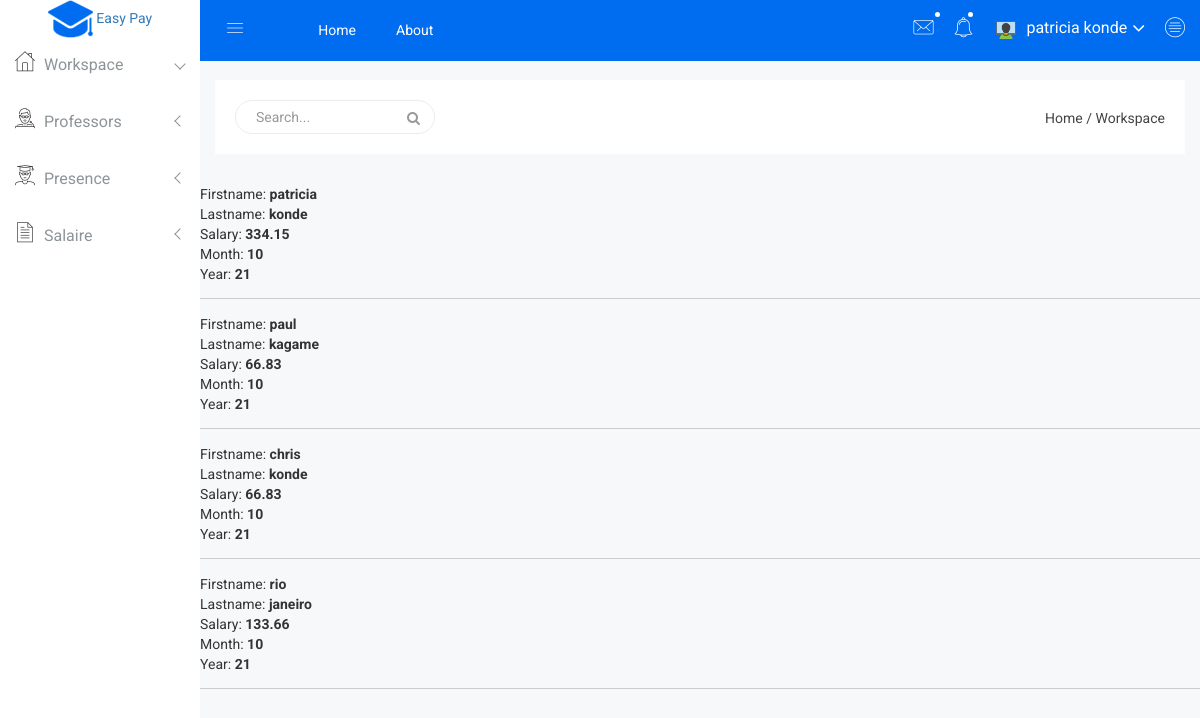
Page /all-salaries.php (signed in) on the committed database.
### tables this page shows
CREATE TABLE `salary` (
  `ID` int(11) NOT NULL,
  `ID_USER` int(11) DEFAULT NULL,
  `REGDATE` varchar(255) DEFAULT NULL,
  `AMOUNT` double DEFAULT NULL,
  `MONTH` varchar(255) DEFAULT NULL,
  `STATUS` int(11) DEFAULT NULL,
  `YEAR` varchar(255) DEFAULT NULL
);

CREATE TABLE `user` (
  `ID` int(11) NOT NULL,
  `EMAIL` varchar(255) DEFAULT NULL,
  `PASSWORD` varchar(255) DEFAULT NULL,
  `FIRSTNAME` varchar(255) DEFAULT NULL,
  `LASTNAME` varchar(255) DEFAULT NULL,
  `ROLE` int(11) DEFAULT NULL,
  `REGDATE` varchar(255) DEFAULT NULL
);

### models/connexion.php (called while the page is built, shortened)
<?php
class connexion
{
	private $user_bd="root";
    private  $pass_bd="";
    private  $hote_bd="localhost";
    private  $nom_bd="easypay";
public function ouverture()
    {
$this->_connect_tout=new PDO('mysql:host='.$this->hote_bd.';dbname='.$this->nom_bd.';charset=utf8mb4',$this->user_bd, $this->pass_bd);
    }
}
?>

### models/Salary.php (called while the page is built, shortened)
<?php
class Salary extends connexion
{
public  $error_msg="";
public $error_pas=0;
public function afficher_tout()
{
$date_inscrip=date('y/m/d');
$heure_=date('H:i:s e');
$error_msg="";
$error_pas=0;
     try {
$this->stmt = $this->_connect_tout->prepare("SELECT * FROM  Salary ");
$this->stmt->execute(array());
$resultat=$this->stmt->fetchAll(PDO::FETCH_ASSOC);
return $resultat;
}catch (PDOException $e) {
ini_set('date.timezone', 'Africa/Kinshasa');
$date_inscrip="".$date_inscrip." ".$heure_;
$error_pas++;
$this->error_pas+=$error_pas;
$s=" ".get_class($this);
$error_msg=$error_msg." | "."[methode:afficher_tout][error_pas: ".$error_pas."][date:".$date_inscrip."][msg:".$e."][classe:".$s."]";
$this->error_msg=$error_msg."".$this->error_msg;
}
}
}
?>

### models/User.php (called while the page is built, shortened)
<?php
class User extends connexion
{
private $firstname;
private $lastname;
public  $error_msg="";
public $error_pas=0;
function __construct($id,$email,$password,$role,$firstname,$lastname) {
$this->firstname = $firstname;
$this->lastname = $lastname;
}
function get_firstname() {
return $this->firstname;
}
function get_lastname() {
return $this->lastname;
}
public function afficher_par_id($id)
{
$date_inscrip=date('y/m/d');
$heure_=date('H:i:s e');
$error_msg="";
$error_pas=0;
     try {
$this->stmt = $this->_connect_tout->prepare("SELECT * FROM User WHERE ID=?");
$this->stmt->execute(array($id));
$this->rows = $this->stmt->fetch();
$this->firstname=$this->rows['FIRSTNAME'];
$this->lastname=$this->rows['LASTNAME'];
}
catch (PDOException $e) {
ini_set('date.timezone', 'Africa/Kinshasa');
$date_inscrip="".$date_inscrip." ".$heure_;
$error_pas++;
$this->error_pas+=$error_pas;
$s=" ".get_class($this);
$error_msg=$error_msg." | "."[methode:afficher_par][error_pas: ".$error_pas."][date:".$date_inscrip."][msg:".$e."][classe:".$s."]";
$this->error_msg=$error_msg."".$this->error_msg;
}
}
}
?>

### all-salaries.php (the view, shortened to what this page needs)
<!doctype html>
<html class="no-js" lang="en">
<head>
    <link rel="stylesheet" href="css/bootstrap.min.css">
    <link rel="stylesheet" href="css/font-awesome.min.css">
    <link rel="stylesheet" href="css/owl.carousel.css">
    <link rel="stylesheet" href="css/owl.theme.css">
    <link rel="stylesheet" href="css/owl.transitions.css">
    <link rel="stylesheet" href="css/animate.css">
    <link rel="stylesheet" href="css/normalize.css">
    <link rel="stylesheet" href="css/meanmenu.min.css">
    <link rel="stylesheet" href="css/main.css">
    <link rel="stylesheet" href="css/educate-custon-icon.css">
    <link rel="stylesheet" href="css/morrisjs/morris.css">
    <link rel="stylesheet" href="css/scrollbar/jquery.mCustomScrollbar.min.css">
    <link rel="stylesheet" href="css/metisMenu/metisMenu.min.css">
    <link rel="stylesheet" href="css/metisMenu/metisMenu-vertical.css">
    <link rel="stylesheet" href="css/calendar/fullcalendar.min.css">
    <link rel="stylesheet" href="css/calendar/fullcalendar.print.min.css">
    <link rel="stylesheet" href="style.css">
    <link rel="stylesheet" href="css/responsive.css">
</head>
<body>
    <div class="left-sidebar-pro">
        <nav id="sidebar" class="">
            <div class="sidebar-header">
                <a href="index.php" class="text-primary"><img class="main-logo" src="img/logo/logosn.png" alt="img" /> Easy Pay</a>
            </div>
            <div class="left-custom-menu-adp-wrap comment-scrollbar">
                <nav class="sidebar-nav left-sidebar-menu-pro">
                    <ul class="metismenu" id="menu1">
                        <li class="active">
                            <a class="has-arrow" href="workspace.php">
								   <span class="educate-icon educate-home icon-wrap"></span>
								   <span class="mini-click-non">Workspace</span>
								</a>
                        </li>
                        <li>
                            <a class="has-arrow" href="#" aria-expanded="false"><span class="educate-icon educate-professor icon-wrap"></span> <span class="mini-click-non">Professors</span></a>
                        </li>
                        <li>
                            <a class="has-arrow" href="#" aria-expanded="false"><span class="educate-icon educate-student icon-wrap"></span> <span class="mini-click-non">Presence</span></a>
                        </li>
                        <li>
                            <a class="has-arrow" href="#" aria-expanded="false"><span class="educate-icon educate-data-table icon-wrap"></span> <span class="mini-click-non">Salaire</span></a>
                        </li>
                    </ul>
                </nav>
            </div>
        </nav>
    </div>
    <div class="all-content-wrapper">
        <div class="container-fluid">
            <div class="row">
                <div class="col-lg-12 col-md-12 col-sm-12 col-xs-12">
                    <div class="logo-pro">
                        <a href="index.php"><img class="main-logo" src="img/logo/logo.png" alt="" /></a>
                    </div>
                </div>
            </div>
        </div>
        <div class="header-advance-area">
            <div class="header-top-area">
                <div class="container-fluid">
                    <div class="row">
                        <div class="col-lg-12 col-md-12 col-sm-12 col-xs-12">
                            <div class="header-top-wraper">
                                <div class="row">
                                    <div class="col-lg-1 col-md-0 col-sm-1 col-xs-12">
                                        <div class="menu-switcher-pro">
                                            <button type="button" id="sidebarCollapse" class="btn bar-button-pro header-drl-controller-btn btn-info navbar-btn">
													<i class="educate-icon educate-nav"></i>
												</button>
                                        </div>
                                    </div>
                                    <div class="col-lg-6 col-md-7 col-sm-6 col-xs-12">
                                        <div class="header-top-menu tabl-d-n">
                                            <ul class="nav navbar-nav mai-top-nav">
                                                <li class="nav-item"><a href="index.php" class="nav-link">Home</a>
                                                </li>
                                                <li class="nav-item"><a href="#" class="nav-link">About</a>
                                                </li>
                                            </ul>
                                        </div>
                                    </div>
                                    <div class="col-lg-5 col-md-5 col-sm-12 col-xs-12">
                                        <div class="header-right-info">
                                            <ul class="nav navbar-nav mai-top-nav header-right-menu">
                                                <li class="nav-item dropdown">
                                                    <a href="#" data-toggle="dropdown" role="button" aria-expanded="false" class="nav-link dropdown-toggle"><i class="educate-icon educate-message edu-chat-pro" aria-hidden="true"></i><span class="indicator-ms"></span></a>
                                                </li>
                                                <li class="nav-item"><a href="#" data-toggle="dropdown" role="button" aria-expanded="false" class="nav-link dropdown-toggle"><i class="educate-icon educate-bell" aria-hidden="true"></i><span class="indicator-nt"></span></a>
                                                </li>
                                                <li class="nav-item">
                                                    <a href="#" data-toggle="dropdown" role="button" aria-expanded="false" class="nav-link dropdown-toggle">
															<img src="img/product/icons8_Workspace_48px.png" alt="img" />
															<span class="admin-name"><?php
                                                            echo "".$_SESSION['fisrtname_valide']." ".$_SESSION['lastname_valide'] ?></span>
															<i class="fa fa-angle-down edu-icon edu-down-arrow"></i>
														</a>
                                                        </li>
                                                    </ul>
                                                <li class="nav-item nav-setting-open"><a href="#" data-toggle="dropdown" role="button" aria-expanded="false" class="nav-link dropdown-toggle"><i class="educate-icon educate-menu"></i></a>
                                                </li>
                                        </div>
                                    </div>
                                </div>
                            </div>
                        </div>
                    </div>
                </div>
            </div>
            <div class="breadcome-area">
                <div class="container-fluid">
                    <div class="row">
                        <div class="col-lg-12 col-md-12 col-sm-12 col-xs-12">
                            <div class="breadcome-list">
                                <div class="row">
                                    <div class="col-lg-6 col-md-6 col-sm-6 col-xs-12">
                                        <div class="breadcome-heading">
                                            <form role="search" class="sr-input-func">
                                                <input type="text" placeholder="Search..." class="search-int form-control">
                                                <a href="#"><i class="fa fa-search"></i></a>
                                            </form>
                                        </div>
                                    </div>
                                    <div class="col-lg-6 col-md-6 col-sm-6 col-xs-12">
                                        <ul class="breadcome-menu">
                                            <li><a href="#">Home</a> <span class="bread-slash">/</span>
                                            </li>
                                            <li><span class="bread-blod">Workspace</span>
                                            </li>
                                        </ul>
                                    </div>
                                </div>
                            </div>
                        </div>
                    </div>
                </div>
            </div>
        </div>
        <div class="text-secondary my-4">
        <?php
function chargerClasse($classe)
{
if (file_exists($path = 'controllors/'.$classe .'.php') || file_exists($path = 'models/'.$classe .'.php'))
{
require $path;
}
} spl_autoload_register('chargerClasse');
$salary=new Salary(1,1,"d",2,"d",1,"d");
$a=new User(1,"email","password",1,"firstname","lastname");
$v=$salary->afficher_tout();
foreach ($v as $i) {
        $a->afficher_par_id($i['ID_USER']);
        echo"Firstname: "."<strong>".$a->get_firstname()."</strong>";
        echo"<br>";
        echo"Lastname: "."<strong>".$a->get_lastname() ."</strong>";
        echo"<br>";
        echo"Salary: "."<strong>".$i['AMOUNT'] ."</strong>";
        echo"<br>";
        echo"Month: "."<strong>".$i['MONTH'] ."</strong>";
        echo"<br>";
        echo"Year: "."<strong>".$i['YEAR'] ."</strong>";
        echo"<hr>";
    }
?>
        </div>
                </div>
</body>
</html>

### css/main.css (style rules this page uses)
html { color: #222; font-size: 1em; line-height: 1.4; }
hr { display: block; height: 1px; border: 0; border-top: 1px solid #ccc; margin: 1em 0; padding: 0; }
audio, canvas, iframe, img, svg, video { vertical-align: middle; }

### css/metisMenu/metisMenu-vertical.css (style rules this page uses)
.sidebar-nav { background: #fff; }
.sidebar-nav ul { padding: 0; margin: 0; list-style: none; background: #f5f5f5; }
.sidebar-nav .metismenu { background: #fff; display: -webkit-box; display: -ms-flexbox; display: flex; -webkit-box-orient: vertical; -webkit-box-direction: normal; -ms-flex-direction: column; flex-direction: column; }
.sidebar-nav .metismenu li + li { margin-top: 5px; }
.sidebar-nav .metismenu li:last-child { margin-bottom: 5px; }
.sidebar-nav .metismenu > li { display: -webkit-box; display: -ms-flexbox; display: flex; -webkit-box-orient: vertical; -webkit-box-direction: normal; -ms-flex-direction: column; flex-direction: column; position: relative; }
.sidebar-nav .metismenu a { position: relative; display: block; padding: 13px 15px; color: #444; outline-width: 0; transition: all .3s ease-out; font-size:16px; font-weight:400; }
.sidebar-nav .metismenu li .icon-wrap { margin-right:5px; font-size:20px; color:#303030; }

### rows in the picture
salary: ID_USER.FIRSTNAME "patricia", ID_USER.LASTNAME "konde", AMOUNT "334.15", MONTH "10", YEAR "21"
salary: ID_USER.FIRSTNAME "paul", ID_USER.LASTNAME "kagame", AMOUNT "66.83", MONTH "10", YEAR "21"
salary: ID_USER.FIRSTNAME "chris", ID_USER.LASTNAME "konde", AMOUNT "66.83", MONTH "10", YEAR "21"
salary: ID_USER.FIRSTNAME "rio", ID_USER.LASTNAME "janeiro", AMOUNT "133.66", MONTH "10", YEAR "21"

### other values in the picture
$_SESSION['fisrtname_valide'] "patricia"
$_SESSION['lastname_valide'] "konde"
